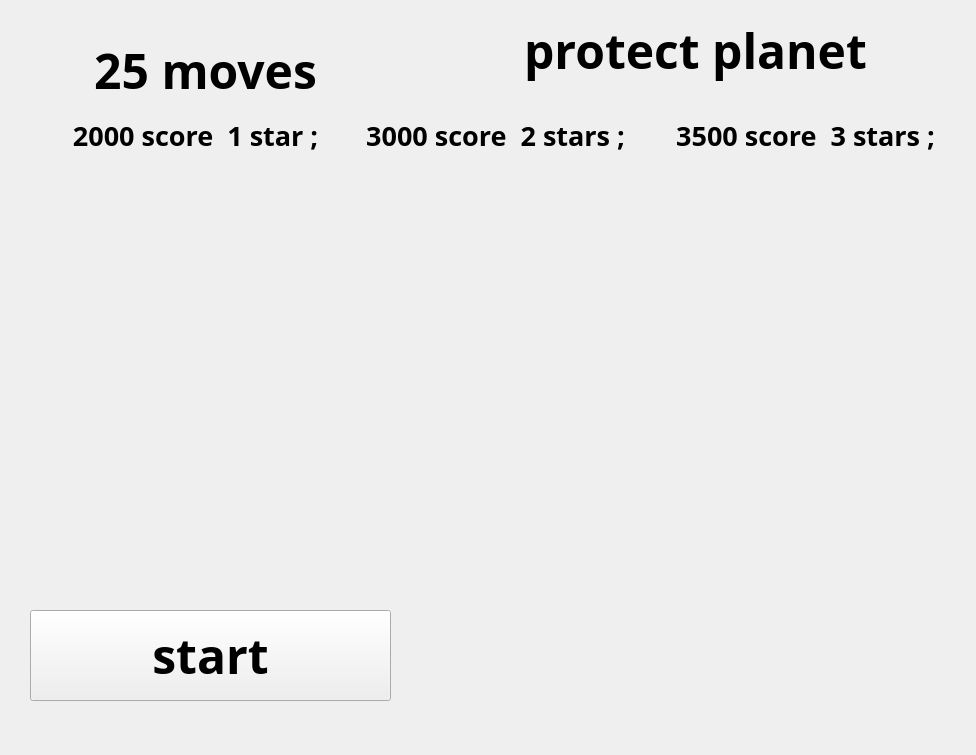
<?xml version="1.0" encoding="UTF-8"?>
<ui version="4.0">
 <class>Widget</class>
 <widget class="QWidget" name="Widget">
  <property name="geometry">
   <rect>
    <x>0</x>
    <y>0</y>
    <width>976</width>
    <height>755</height>
   </rect>
  </property>
  <property name="windowTitle">
   <string>Widget</string>
  </property>
  <widget class="QPushButton" name="startgame">
   <property name="geometry">
    <rect>
     <x>30</x>
     <y>610</y>
     <width>361</width>
     <height>91</height>
    </rect>
   </property>
   <property name="font">
    <font>
     <family>Aharoni</family>
     <pointsize>36</pointsize>
     <weight>75</weight>
     <bold>true</bold>
    </font>
   </property>
   <property name="mouseTracking">
    <bool>true</bool>
   </property>
   <property name="focusPolicy">
    <enum>Qt::StrongFocus</enum>
   </property>
   <property name="text">
    <string>start</string>
   </property>
  </widget>
  <widget class="QLabel" name="label">
   <property name="geometry">
    <rect>
     <x>30</x>
     <y>0</y>
     <width>351</width>
     <height>141</height>
    </rect>
   </property>
   <property name="font">
    <font>
     <family>Aharoni</family>
     <pointsize>36</pointsize>
     <weight>75</weight>
     <bold>true</bold>
    </font>
   </property>
   <property name="layoutDirection">
    <enum>Qt::LeftToRight</enum>
   </property>
   <property name="text">
    <string>25 moves</string>
   </property>
   <property name="alignment">
    <set>Qt::AlignCenter</set>
   </property>
  </widget>
  <widget class="QLabel" name="label_2">
   <property name="geometry">
    <rect>
     <x>50</x>
     <y>110</y>
     <width>291</width>
     <height>51</height>
    </rect>
   </property>
   <property name="font">
    <font>
     <family>Aharoni</family>
     <pointsize>20</pointsize>
     <weight>75</weight>
     <bold>true</bold>
    </font>
   </property>
   <property name="text">
    <string>2000 score  1 star ;</string>
   </property>
   <property name="alignment">
    <set>Qt::AlignCenter</set>
   </property>
  </widget>
  <widget class="QLabel" name="label_3">
   <property name="geometry">
    <rect>
     <x>350</x>
     <y>110</y>
     <width>291</width>
     <height>51</height>
    </rect>
   </property>
   <property name="font">
    <font>
     <family>Aharoni</family>
     <pointsize>20</pointsize>
     <weight>75</weight>
     <bold>true</bold>
    </font>
   </property>
   <property name="text">
    <string>3000 score  2 stars ;</string>
   </property>
   <property name="alignment">
    <set>Qt::AlignCenter</set>
   </property>
  </widget>
  <widget class="QLabel" name="label_4">
   <property name="geometry">
    <rect>
     <x>660</x>
     <y>110</y>
     <width>291</width>
     <height>51</height>
    </rect>
   </property>
   <property name="font">
    <font>
     <family>Aharoni</family>
     <pointsize>20</pointsize>
     <weight>75</weight>
     <bold>true</bold>
    </font>
   </property>
   <property name="text">
    <string>3500 score  3 stars ;</string>
   </property>
   <property name="alignment">
    <set>Qt::AlignCenter</set>
   </property>
  </widget>
  <widget class="QLabel" name="label_5">
   <property name="geometry">
    <rect>
     <x>420</x>
     <y>10</y>
     <width>551</width>
     <height>81</height>
    </rect>
   </property>
   <property name="font">
    <font>
     <family>Aharoni</family>
     <pointsize>36</pointsize>
     <weight>75</weight>
     <bold>true</bold>
    </font>
   </property>
   <property name="layoutDirection">
    <enum>Qt::LeftToRight</enum>
   </property>
   <property name="text">
    <string>protect planet</string>
   </property>
   <property name="alignment">
    <set>Qt::AlignCenter</set>
   </property>
  </widget>
  <widget class="QLabel" name="label_6">
   <property name="geometry">
    <rect>
     <x>-30</x>
     <y>-30</y>
     <width>1011</width>
     <height>821</height>
    </rect>
   </property>
   <property name="minimumSize">
    <size>
     <width>501</width>
     <height>0</height>
    </size>
   </property>
   <property name="toolTip">
    <string>&lt;html&gt;&lt;head/&gt;&lt;body&gt;&lt;p&gt;&lt;img src=&quot;:/picture/8.png&quot;/&gt;&lt;/p&gt;&lt;/body&gt;&lt;/html&gt;</string>
   </property>
   <property name="styleSheet">
    <string notr="true">background-image: url(:/picture/8.png);</string>
   </property>
   <property name="text">
    <string/>
   </property>
  </widget>
  <zorder>label_6</zorder>
  <zorder>startgame</zorder>
  <zorder>label</zorder>
  <zorder>label_2</zorder>
  <zorder>label_3</zorder>
  <zorder>label_4</zorder>
  <zorder>label_5</zorder>
 </widget>
 <layoutdefault spacing="6" margin="11"/>
 <resources/>
 <connections/>
</ui>
